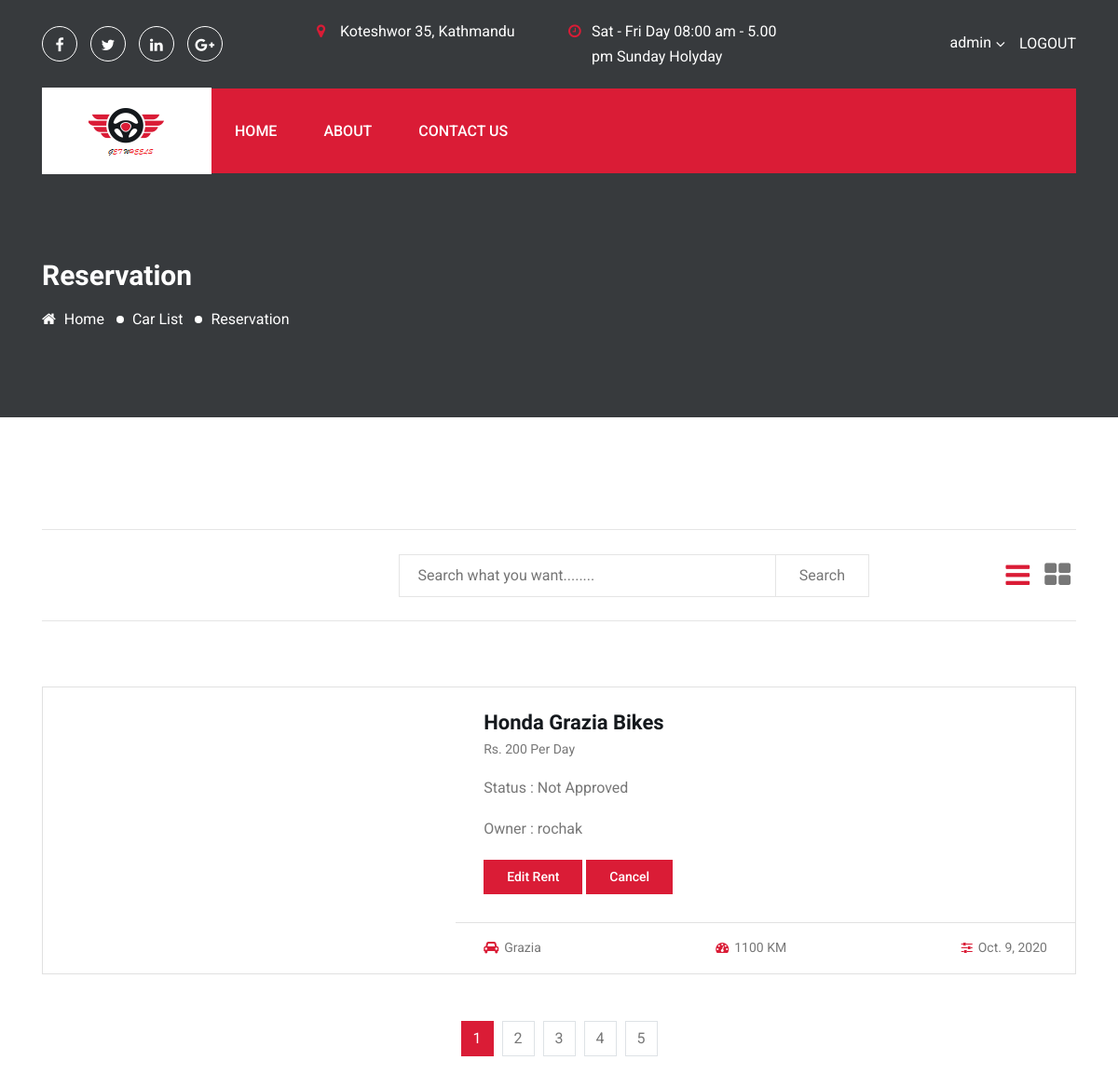
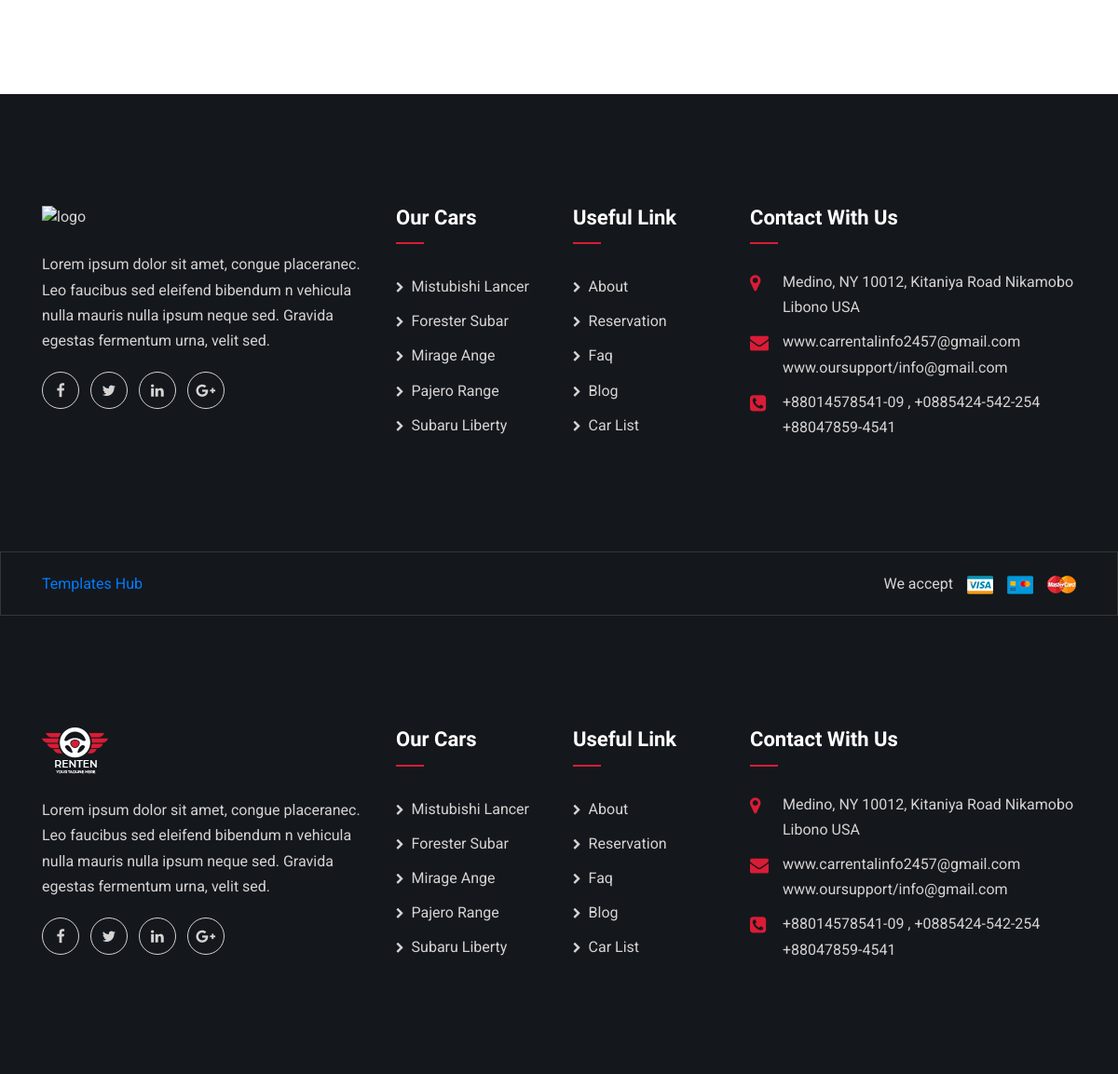
Page /profile/ (signed in) on the committed database (2 pictures, top to bottom).
### home/models.py (models this page shows, shortened)
class VehicleAvailable(models.Model):
    user = models.ForeignKey(settings.AUTH_USER_MODEL,on_delete=models.CASCADE,default=None,null=True)
    type = models.TextField()
    manufacturer_company = models.TextField(max_length=100)
    model = models.TextField(max_length=100)
    pickup = models.TextField(max_length=300)
    dropup = models.TextField(max_length=300)
    available_till_time = models.TimeField(null= True,blank=True)
    available_till_date = models.DateField()
    description = models.TextField(max_length=500)
    image = models.TextField()
    priceph = models.IntegerField()
    km_travelled = models.IntegerField()
    slug  = models.SlugField(unique=True)
    ordered = models.BooleanField(default=False)
    def get_absolute_url(self):
        return reverse("home:reservation", kwargs={'slug': self.slug})

### home/views.py (the view, shortened to what this page needs)
# urls.py: path('profile/',views.Profile.as_view(), name ='profile'),
class Profile(BaseView): #/profile
    def get(self,request):
        print(request.user.id)
        self.template_context['ovehicles'] = UserAvailable.objects.filter(user__id = self.request.user.id)
        print(self.template_context['ovehicles'])
        query = request.GET.get('query')
        if query is not None and query != '':
            self.template_context['search_result'] = VehicleAvailable.objects.filter(
                Q(type__icontains=query)| Q(model__icontains=query) |Q(manufacturer_company__startswith=query)|
                Q(manufacturer_company__endswith=query)
            )
            self.template_context['search_for'] = query
            return render(request, 'search-list.html', self.template_context)
        else:
            return render(request,'hire-profile.html',self.template_context)

### home/templates/hire-profile.html (shortened to what this page needs)
{% extends 'base.html' %}
{% load static %}
{% block content %}
<section class="inner-page-banner bg_img overlay-3" data-background="{%static 'assets/images/inner-page-bg.jpg' %}">
    <div class="container">
        <div class="row">
            <div class="col-md-12">
                <h2 class="page-title">reservation</h2>
                <ol class="page-list">
                    <li><a href="index.html"><i class="fa fa-home"></i> Home</a></li>
                    <li><a href="#0">car list</a></li>
                    <li>reservation</li>
                </ol>
            </div>
        </div>
    </div>
</section>
<section class="car-search-section pt-120 pb-120">
    <div class="container">
        <div class="row">
            <div class="col-lg-12">
                <div class="car-search-filter-area">
                    <div class="car-search-filter-form-area">
                        <form class="car-search-filter-form">
                            <div class="row justify-content-between">
                                <div class="col-lg-4 col-md-5 col-sm-6">
                                </div>
                                <div class="col-lg-7 col-md-7 col-sm-6 d-flex">
                                    <input type="text" name="query" id="car_search"
                                           placeholder="Search what you want........">
                                    <button class="search-submit-btn">Search</button>
                                </div>
                            </div>
                        </form>
                    </div>
                    <div class="view-style-toggle-area">
                        <button class="view-btn list-btn active"><i class="fa fa-bars"></i></button>
                        <button class="view-btn grid-btn"><i class="fa fa-th-large"></i></button>
                    </div>
                </div>
            </div>
        </div>
        <div class="row mt-70">
            <div class="col-lg-12">
                <div class="car-search-result-area list--view row mb-none-30">
                    {% for order in ovehicles %}
                    {% for avehicle in order.items.all %}
                    <div class="col-md-6 col-12">
                        <div class="car-item car-item--style2">
                            <div class="thumb bg_img" data-background="{{avehicle.image}}"></div>
                            <div class="car-item-body">
                                <div class="content">
                                    <h4 class="title">{{avehicle.manufacturer_company}} {{avehicle.model}}
                                        {{avehicle.type}}</h4>
                                    <span class="price"> Rs. {{avehicle.priceph}} per day</span>
                                    <p>Status : Not Approved </p>
                                    <p> Owner : {{avehicle.user}} </p>
                                    <a>
                                        <form method="get" action="{% url 'home:reservation-update' slug=avehicle.slug %}" >
                                            <button class="cmn-btn" name="update-btn" >Edit Rent</button>
                                        </form>
                                    </a>
                                    <a>
                                        <form method="post" action="{% url 'home:cancel' slug=avehicle.slug %}" >
                                            <button type="submit" class="cmn-btn" name="cmn-btn">Cancel</button>
                                        </form>
                                    </a>
                                </div>
                                <div class="car-item-meta">
                                    <ul class="details-list">
                                        <li><i class="fa fa-car"></i>{{avehicle.model}}</li>
                                        <li><i class="fa fa-tachometer"></i>{{avehicle.km_travelled}} KM</li>
                                        <li><i class="fa fa-sliders"></i>{{avehicle.available_till_date}}</li>
                                    </ul>
                                </div>
                            </div>
                        </div>
                    </div>
                    {% endfor %}
                    {% endfor %}
                </div>
                <nav class="d-pagination" aria-label="Page navigation example">
                    <ul class="pagination justify-content-center">
                        <li class="page-item active"><a class="page-link" href="#">1</a></li>
                        <li class="page-item"><a class="page-link" href="#">2</a></li>
                        <li class="page-item"><a class="page-link" href="#">3</a></li>
                        <li class="page-item"><a class="page-link" href="#">4</a></li>
                        <li class="page-item"><a class="page-link" href="#">5</a></li>
                    </ul>
                </nav>
            </div>
        </div>
    </div>
</section>
<footer class="footer-section">
    <div class="footer-top pt-120 pb-120">
        <div class="container">
            <div class="row">
                <div class="col-lg-4 col-sm-8">
                    <div class="footer-widget widget-about">
                        <div class="widget-about-content">
                            <a href="index.html" class="footer-logo"><img
                                    src="{%static 'assets/images/logo-footer.png ' %}" alt="logo"></a>
                            <p>Lorem ipsum dolor sit amet, congue placeranec. Leo faucibus sed eleifend bibendum n
                                vehicula nulla mauris nulla ipsum neque sed. Gravida egestas fermentum urna, velit
                                sed. </p>
                            <ul class="social-links">
                                <li><a href="#0"><i class="fa fa-facebook"></i></a></li>
                                <li><a href="#0"><i class="fa fa-twitter"></i></a></li>
                                <li><a href="#0"><i class="fa fa-linkedin"></i></a></li>
                                <li><a href="#0"><i class="fa fa-google-plus"></i></a></li>
                            </ul>
                        </div>
                    </div>
                </div>
                <div class="col-lg-2 col-sm-4">
                    <div class="footer-widget widget-menu">
                        <h4 class="widget-title">our cars</h4>
                        <ul>
                            <li><a href="#0">mistubishi lancer</a></li>
                            <li><a href="#0">forester subar</a></li>
                            <li><a href="#0">mirage ange</a></li>
                            <li><a href="#0">pajero range</a></li>
                            <li><a href="#0">subaru liberty</a></li>
                        </ul>
                    </div>
                </div>
                <div class="col-lg-2 col-sm-4">
                    <div class="footer-widget widget-menu">
                        <h4 class="widget-title">useful link</h4>
                        <ul>
                            <li><a href="#0">about</a></li>
                            <li><a href="#0">reservation</a></li>
                            <li><a href="#0">faq</a></li>
                            <li><a href="#0">blog</a></li>
                            <li><a href="#0">car list</a></li>
                        </ul>
                    </div>
                </div>
                <div class="col-lg-4 col-sm-8">
                    <div class="footer-widget widget-address">
                        <h4 class="widget-title">contact with us</h4>
                        <ul>
                            <li>
                                <i class="fa fa-map-marker"></i>
                                <span>Medino, NY 10012, Kitaniya Road Nikamobo Libono USA</span>
                            </li>
                            <li>
                                <i class="fa fa-envelope"></i>
                                <span>www.carrentalinfo2457@gmail.com www.oursupport/info@gmail.com</span>
                            </li>
                            <li>
                                <i class="fa fa-phone-square"></i>
                                <span>+88014578541-09 , +0885424-542-254 +88047859-4541</span>
                            </li>
                        </ul>
                    </div>
                </div>
            </div>
        </div>
    </div>
    <div class="footer-bottom">
        <div class="container">
            <div class="row justify-content-between">
                <div class="col-sm-6">
                    <p class="copy-right-text"><a href="templateshub.net">Templates Hub</a></p>
                </div>
                <div class="col-sm-6">
                    <ul class="payment-method d-flex justify-content-end">
                        <li>We accept</li>
                        <li><img src="{%static 'assets/images/money-method/1.png' %}" alt="image"></li>
                        <li><img src="{%static 'assets/images/money-method/2.png' %}" alt="image"></li>
                        <li><img src="{%static 'assets/images/money-method/3.png' %}" alt="image"></li>
                    </ul>
                </div>
            </div>
        </div>
    </div>
</footer>
{% endblock %}

### rows in the picture
VehicleAvailable: manufacturer_company "Honda", model "Grazia", type "Bikes", priceph "200", user "rochak", km_travelled "1100", available_till_date "Oct. 9, 2020"
